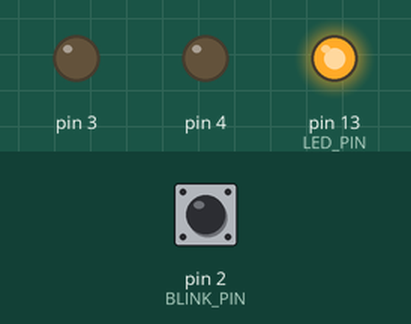
This sketch was run on a simulated Arduino Uno, built with avr-gcc and run on an emulated ATmega328P. Shown: output pins drawn as LEDs (lit = HIGH). The test bench sets the inputs (shaded band); at power-on: pin 2 (BLINK_PIN) HIGH. Random numbers use the default seed unless the sketch sets one; no radio packets arrive unless stated; pins used as bus, display or sensor lines are not drawn; what the sketch prints to the serial monitor is not drawn.

Above: at 0.06 s.
At 5.1 s:
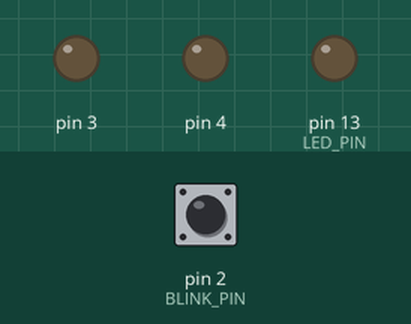
Timing chart, 0 to 13.2 s (numbered marks = the images above):
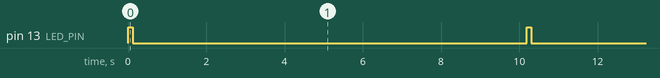

Measured:
- by itself, pin 13 (LED_PIN): alternates HIGH for 0.12 s and LOW for 10.1 s
- by itself, everything shown: repeats every 41.3 s, in 8 steps

The sketch:

PowerMeter.ino
```cpp
#include <avr/sleep.h>

#include <RH_ASK.h>


#define VCC_PIN 6 // power for radio
#define GND_PIN 5

#define RX_PIN 5 // not used
#define TX_PIN 7
#define LED_PIN LED_BUILTIN

#define TX_TIMER 10000 // how often we send information

#define BLINK_PIN 2

#define DEVICE_ID 3 // Uniqe id in your network


// Create Amplitude Shift Keying Object
RH_ASK rf_driver(1000,RX_PIN,TX_PIN);


long blinkCounter = 0;
long lastCounter = 0;
long lastTime = -1000000000;
long txDelay = 0;
long battV;
bool trigger = false;
float watts = 0.0;
long heartbeat = 0;

void setup() {
  Serial.begin(9600);
  Serial.println("Setup");


  powerDown();

  pinMode (BLINK_PIN, INPUT);
  digitalWrite (BLINK_PIN, LOW);

  pinMode(LED_BUILTIN, OUTPUT);
  pinMode(4,OUTPUT);
  digitalWrite (4, LOW);
  pinMode(3,OUTPUT);
  digitalWrite (3, LOW);
  rf_driver.init();
  randomSeed(analogRead(4));

  attachInterrupt(digitalPinToInterrupt(BLINK_PIN), interuptFunction, FALLING);
}


void loop() {

  if (trigger) {
    trigger = false;
    lastCounter = blinkCounter;

    loopHandle();
    delay(100);
    digitalWrite (LED_PIN, LOW);
    //pinMode (BLINK_PIN, OUTPUT);
    //digitalWrite (BLINK_PIN, HIGH);
    //pinMode (BLINK_PIN, INPUT);
    trigger = false;
    attachInterrupt(digitalPinToInterrupt(BLINK_PIN), interuptFunction, RISING);
  }
  if (txDelay<millis()) {
    txDelay = TX_TIMER+millis() + random(1000);
    sendRadio();
  }
}

void loopHandle() {
  //Serial.println("loopHandle");

  // 2. Calculate time since last blink
  long currentTime = millis();
  long deltaTime = currentTime - lastTime;

  if (deltaTime>120) {
    lastTime = currentTime;
    blinkCounter++;
    watts = 3600000.0/deltaTime;
  }
   //TODO
  //Serial.println(watts);
  // 3. Add to counter for number of blinks seen
  // moved to interupt function

  // 4. Measure battery voltage
  //battV = vccVoltage();


}
void interuptFunction() {
  detachInterrupt(digitalPinToInterrupt(BLINK_PIN));
  trigger = true;
  digitalWrite (LED_PIN, HIGH);

}

long vccVoltage() {
  // Function to read battery voltage from Vcc
  long result;
  // Read 1.1V reference against AVcc
  ADMUX = _BV(REFS0) | _BV(MUX3) | _BV(MUX2) | _BV(MUX1);
  delay(2); // Wait for Vref to settle
  ADCSRA |= _BV(ADSC); // Convert
  while (bit_is_set(ADCSRA,ADSC));
  result = ADCL;
  result |= ADCH<<8;
  result = 1126400L / result; // Back-calculate AVcc in mV
  return result;
}

void sendRadio() {
  powerOn();
  heartbeat++;
  // 5. Send all data
  String out = " {\"id\":";
  out += DEVICE_ID;
  out += ",\"b\":";
  out.concat(blinkCounter);
  out += ",\"w\":";
  out.concat(watts);
  out += ",\"h\":";
  out.concat(heartbeat);
  out += ",\"x\":";
  out.concat(heartbeat);

  out += "}\n\0"; // end, also add a \n to find end on reciever side

  // TODO send multiple times?
  //Serial.println(out);
  static char *msg = out.c_str();
  byte idchar= DEVICE_ID;
  msg[0] = idchar;
  String out2 = " {\"id\":0}\n\0";
  static char *msg2 = out2.c_str();
  msg2[0] = 1;
  rf_driver.send((uint8_t *)msg2, strlen(msg2));
  rf_driver.waitPacketSent();
  rf_driver.send((uint8_t *)msg, strlen(msg));
  rf_driver.waitPacketSent();
  // 6. Power off
  powerDown();
}
void powerDown() {
  pinMode (GND_PIN, OUTPUT);
  digitalWrite (GND_PIN, LOW);
  pinMode (VCC_PIN, OUTPUT);
  digitalWrite (VCC_PIN, LOW);

  pinMode (LED_PIN, OUTPUT);
  digitalWrite (LED_PIN, LOW);
}

void powerOn() {
  pinMode (GND_PIN, OUTPUT);
  digitalWrite (GND_PIN, LOW);
  pinMode (VCC_PIN, OUTPUT);
  digitalWrite (VCC_PIN, HIGH);

  pinMode (LED_PIN, OUTPUT);
  digitalWrite (LED_PIN, HIGH);

}
```
